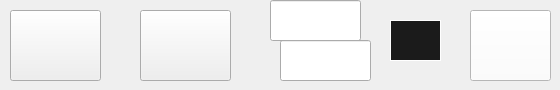
   <widget class="QWidget" name="page_9">
    <widget class="QHmiButton" name="QHmiButton_16">
     <property name="geometry">
      <rect>
       <x>470</x>
       <y>10</y>
       <width>81</width>
       <height>71</height>
      </rect>
     </property>
     <property name="styleSheet">
      <string notr="true">background-color: rgb(255, 255, 255);</string>
     </property>
     <property name="text">
      <string notr="true"/>
     </property>
     <property name="icon">
      <iconset>
       <normaloff>../res/b128_Arrow Left 1.png</normaloff>../res/b128_Arrow Left 1.png</iconset>
     </property>
     <property name="iconSize">
      <size>
       <width>60</width>
       <height>60</height>
      </size>
     </property>
     <property name="stateField">
      <cstring>CONF1_G_B_MAN</cstring>
     </property>
     <property name="stateAction">
      <enum>QHmiButton::Visible</enum>
     </property>
     <property name="PasswordLevel" stdset="0">
      <number>0</number>
     </property>
     <property name="Hide" stdset="0">
      <bool>true</bool>
     </property>
     <property name="Align left" stdset="0">
      <bool>false</bool>
     </property>
    </widget>
    <widget class="QHmiLabel" name="qHmiLabel_27">
     <property name="geometry">
      <rect>
       <x>390</x>
       <y>20</y>
       <width>51</width>
       <height>41</height>
      </rect>
     </property>
     <property name="styleSheet">
      <string notr="true">background-color: rgb(27, 27, 27);
font: 75 14pt &quot;Arial&quot;;
color: rgb(255, 255, 255);</string>
     </property>
     <property name="frameShape">
      <enum>QFrame::Panel</enum>
     </property>
     <property name="alignment">
      <set>Qt::AlignCenter</set>
     </property>
     <property name="fieldName">
      <cstring>CONF1_TENSAO_IDEAL</cstring>
     </property>
     <property name="fieldValue">
      <cstring>100</cstring>
     </property>
     <property name="decimalCount">
      <cstring>1</cstring>
     </property>
     <property name="PasswordLevel" stdset="0">
      <number>99</number>
     </property>
     <property name="Hide" stdset="0">
      <bool>true</bool>
     </property>
    </widget>
    <widget class="QHmiEdit" name="qHmiEdit_15">
     <property name="geometry">
      <rect>
       <x>280</x>
       <y>40</y>
       <width>91</width>
       <height>41</height>
      </rect>
     </property>
     <property name="font">
      <font>
       <pointsize>14</pointsize>
      </font>
     </property>
     <property name="fieldName">
      <cstring>RES1__POU_CTRL_THC.POSICIONA_THC_Z.VELOCITY</cstring>
     </property>
     <property name="decimalCount">
      <cstring>1</cstring>
     </property>
     <property name="PasswordLevel" stdset="0">
      <number>99</number>
     </property>
     <property name="Hide" stdset="0">
      <bool>true</bool>
     </property>
     <property name="Min value" stdset="0">
      <cstring></cstring>
     </property>
     <property name="Max value" stdset="0">
      <cstring></cstring>
     </property>
    </widget>
    <widget class="QHmiEdit" name="qHmiEdit_7">
     <property name="geometry">
      <rect>
       <x>270</x>
       <y>0</y>
       <width>91</width>
       <height>41</height>
      </rect>
     </property>
     <property name="font">
      <font>
       <pointsize>14</pointsize>
      </font>
     </property>
     <property name="fieldName">
      <cstring>RES1__POU_FAST_CNC.PORC_VEL_WORK</cstring>
     </property>
     <property name="PasswordLevel" stdset="0">
      <number>99</number>
     </property>
     <property name="Hide" stdset="0">
      <bool>true</bool>
     </property>
     <property name="Min value" stdset="0">
      <cstring></cstring>
     </property>
     <property name="Max value" stdset="0">
      <cstring></cstring>
     </property>
    </widget>
    <widget class="QHmiButton" name="Corte_Manual_2">
     <property name="geometry">
      <rect>
       <x>10</x>
       <y>10</y>
       <width>91</width>
       <height>71</height>
      </rect>
     </property>
     <property name="font">
      <font>
       <pointsize>11</pointsize>
      </font>
     </property>
     <property name="styleSheet">
      <string notr="true"/>
     </property>
     <property name="text">
      <string/>
     </property>
     <property name="fieldName">
      <cstring></cstring>
     </property>
     <property name="buttonAction">
      <enum>QHmiButton::SetReset</enum>
     </property>
     <property name="stateAction">
      <enum>QHmiButton::Enable</enum>
     </property>
     <property name="PasswordLevel" stdset="0">
      <number>0</number>
     </property>
     <property name="Hide" stdset="0">
      <bool>true</bool>
     </property>
     <property name="Align left" stdset="0">
      <bool>false</bool>
     </property>
    </widget>
    <widget class="QHmiButton" name="Laser_Pointer">
     <property name="geometry">
      <rect>
       <x>140</x>
       <y>10</y>
       <width>91</width>
       <height>71</height>
      </rect>
     </property>
     <property name="font">
      <font>
       <pointsize>11</pointsize>
      </font>
     </property>
     <property name="styleSheet">
      <string notr="true"/>
     </property>
     <property name="text">
      <string/>
     </property>
     <property name="fieldName">
      <cstring></cstring>
     </property>
     <property name="buttonAction">
      <enum>QHmiButton::SetReset</enum>
     </property>
     <property name="stateAction">
      <enum>QHmiButton::Enable</enum>
     </property>
     <property name="PasswordLevel" stdset="0">
      <number>0</number>
     </property>
     <property name="Hide" stdset="0">
      <bool>true</bool>
     </property>
     <property name="Align left" stdset="0">
      <bool>false</bool>
     </property>
    </widget>
   </widget>
